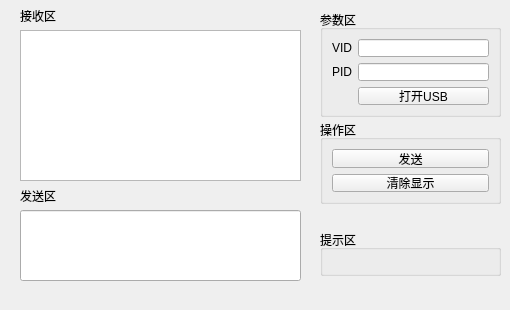
<?xml version="1.0" encoding="UTF-8"?>
<ui version="4.0">
 <class>Widget</class>
 <widget class="QWidget" name="Widget">
  <property name="geometry">
   <rect>
    <x>0</x>
    <y>0</y>
    <width>510</width>
    <height>310</height>
   </rect>
  </property>
  <property name="windowTitle">
   <string>Widget</string>
  </property>
  <widget class="QGroupBox" name="groupBox_2">
   <property name="geometry">
    <rect>
     <x>320</x>
     <y>10</y>
     <width>181</width>
     <height>107</height>
    </rect>
   </property>
   <property name="title">
    <string>参数区</string>
   </property>
   <layout class="QGridLayout" name="gridLayout">
    <item row="0" column="0">
     <widget class="QLabel" name="UIDlabel">
      <property name="text">
       <string>VID</string>
      </property>
     </widget>
    </item>
    <item row="0" column="1">
     <widget class="QLineEdit" name="UIDlineEdit"/>
    </item>
    <item row="1" column="0">
     <widget class="QLabel" name="PIDlabel">
      <property name="text">
       <string>PID</string>
      </property>
     </widget>
    </item>
    <item row="1" column="1">
     <widget class="QLineEdit" name="PIDlineEdit"/>
    </item>
    <item row="2" column="1">
     <widget class="QPushButton" name="OpenUsbButton">
      <property name="text">
       <string>打开USB</string>
      </property>
     </widget>
    </item>
   </layout>
  </widget>
  <widget class="QGroupBox" name="groupBox_3">
   <property name="geometry">
    <rect>
     <x>320</x>
     <y>120</y>
     <width>181</width>
     <height>84</height>
    </rect>
   </property>
   <property name="title">
    <string>操作区</string>
   </property>
   <layout class="QGridLayout" name="gridLayout_2">
    <item row="0" column="0">
     <widget class="QPushButton" name="SendButton">
      <property name="text">
       <string>发送</string>
      </property>
     </widget>
    </item>
    <item row="1" column="0">
     <widget class="QPushButton" name="ReciveButton">
      <property name="text">
       <string>清除显示</string>
      </property>
     </widget>
    </item>
   </layout>
  </widget>
  <widget class="QTextEdit" name="RecivetextEdit">
   <property name="geometry">
    <rect>
     <x>20</x>
     <y>30</y>
     <width>281</width>
     <height>151</height>
    </rect>
   </property>
  </widget>
  <widget class="QLabel" name="Recivelabel">
   <property name="geometry">
    <rect>
     <x>20</x>
     <y>10</y>
     <width>54</width>
     <height>12</height>
    </rect>
   </property>
   <property name="text">
    <string>接收区</string>
   </property>
  </widget>
  <widget class="QLabel" name="Sendlabel">
   <property name="geometry">
    <rect>
     <x>20</x>
     <y>190</y>
     <width>54</width>
     <height>12</height>
    </rect>
   </property>
   <property name="text">
    <string>发送区</string>
   </property>
  </widget>
  <widget class="QGroupBox" name="groupBox">
   <property name="geometry">
    <rect>
     <x>320</x>
     <y>230</y>
     <width>181</width>
     <height>46</height>
    </rect>
   </property>
   <property name="title">
    <string>提示区</string>
   </property>
   <layout class="QGridLayout" name="gridLayout_3">
    <item row="0" column="0">
     <widget class="QLabel" name="labelShowMsg">
      <property name="text">
       <string/>
      </property>
     </widget>
    </item>
   </layout>
  </widget>
  <widget class="QLineEdit" name="SendlineEdit">
   <property name="geometry">
    <rect>
     <x>20</x>
     <y>210</y>
     <width>281</width>
     <height>71</height>
    </rect>
   </property>
  </widget>
 </widget>
 <resources/>
 <connections/>
</ui>
